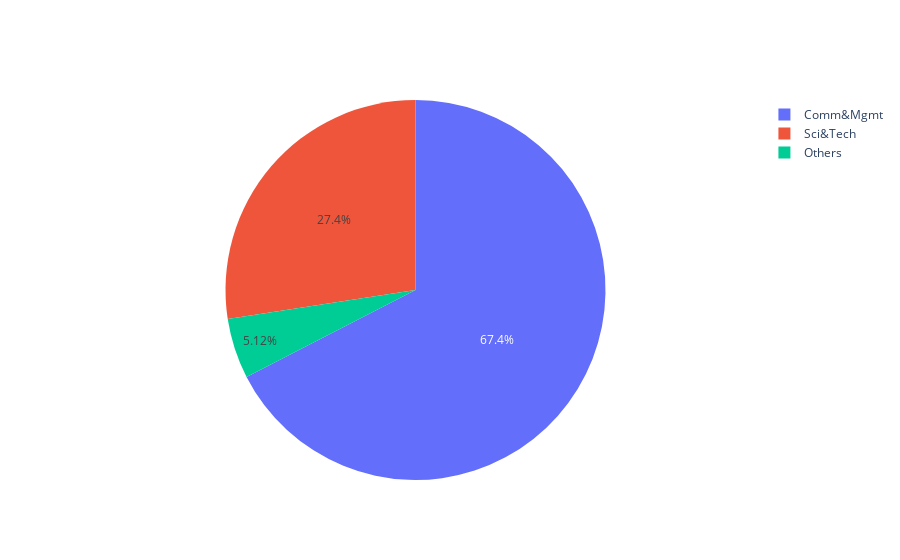

Notebook code cell kept with this figure:
### Markdown cell above
Lise, lisans puan yüzdeleri dağılımları çeşitlilik gösterse de , master ve yetenek puanları ortalama bir alanda seyretmiş.

### Code cell
degree = df.undergrad_degree.value_counts()
fig = go.Figure(data=[go.Pie(labels=degree.index, values=degree.values)])
fig.show()

### Figure 1 — Plotly figure (JSON) as saved in the notebook; plotly's stock layout.template omitted (floating-point values rounded to 4 significant figures)
{"data": [{"labels": ["Comm&Mgmt", "Sci&Tech", "Others"], "type": "pie", "values": [145, 59, 11]}], "layout": {"autosize": true}}
